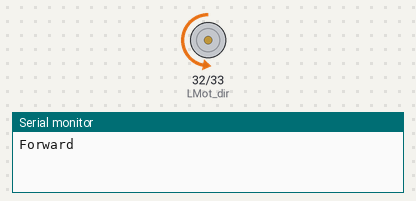
Recording of a sketch running on a simulated ESP32. Parts: direction and speed pins drawn as motors (green arrow = direction pin HIGH = forward, orange = LOW = backward, longer = more drive), the last lines printed to the serial monitor.

Above: at 2.0 s.
At 5.0 s:
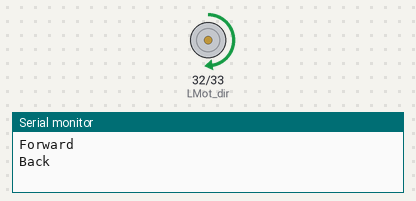
At 7.0 s:
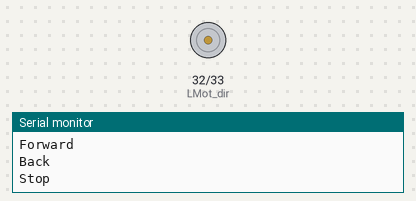
Timing chart, 0 to 10.4 s (numbered marks = the images above):
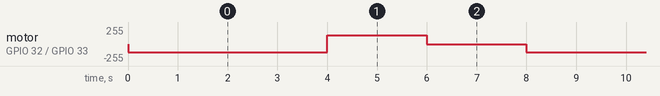

Measured:
- by itself, motor on GPIO 32 (LMot_dir) / GPIO 33 (LMot_pwm): repeats every 8.0 s: forward 128/255 2.0 s, stopped 2.0 s, backward 127/255 4.0 s

The sketch:

01_move_motor_left.ino
```cpp
/* 01_move_motor_Left
 Movimiento de un sólo motor del robot Colmibot con movimientos básico*/

// ---------- Pines de conexión de los motores -----------------
#define LMot_dir 32     // Dir1 Cytron
#define LMot_pwm 33      // PWM1 Cytron


// --------------------- Variables -----------------------------


// ---------------------- Funciones -----------------------------
void moveMotor(float Vel) {
// Variables para calcular las señales PWM de cada motor
  int L_pwm = 0;

  L_pwm = Vel*100;        // Se multiplican los valores en m/s y rad/s por un factor de 100 cada uno para obtener el valor de la rueda izq
  L_pwm = constrain(L_pwm, -100, 100);    // Restringuiendo límites para rueda izquierda para no salturarla
  L_pwm = map(L_pwm,-100,100, -255, 255); // Se escala para tener el valor de PWM de la rueda izquierda

// Condiciones para establecer el giro del motor izquierdo
  if (L_pwm >= 0){
    // Movimiento sentido antihorario
    digitalWrite(LMot_dir,LOW);
  }

  else {
    // Movimiento sentido horario
    digitalWrite(LMot_dir,HIGH);
  }

  // Aplicar señal PWM al motor
  analogWrite(LMot_pwm, abs(L_pwm));
}


// ----------------------- Setup -----------------------------
void setup() {
  // Configuración de pines como salida o entrada
  pinMode(LMot_dir, OUTPUT);
  Serial.begin(115200);
}


// ----------------------- Loop -----------------------------
void loop() {
  // Ejemplo de uso de la función moverRobot
  moveMotor(0.5);  // Mover recto hacia adelante
  Serial.println("Forward");
  delay(4000);         // Esperar 2 segundos
  moveMotor(-0.5);  // Mover recto hacia atrás
  Serial.println("Back");
  delay(2000);         // Esperar 2 segundos
  moveMotor(0.0);    // Detenido
  Serial.println("Stop");
  delay(2000);         // Esperar 2 segundos
}
```
